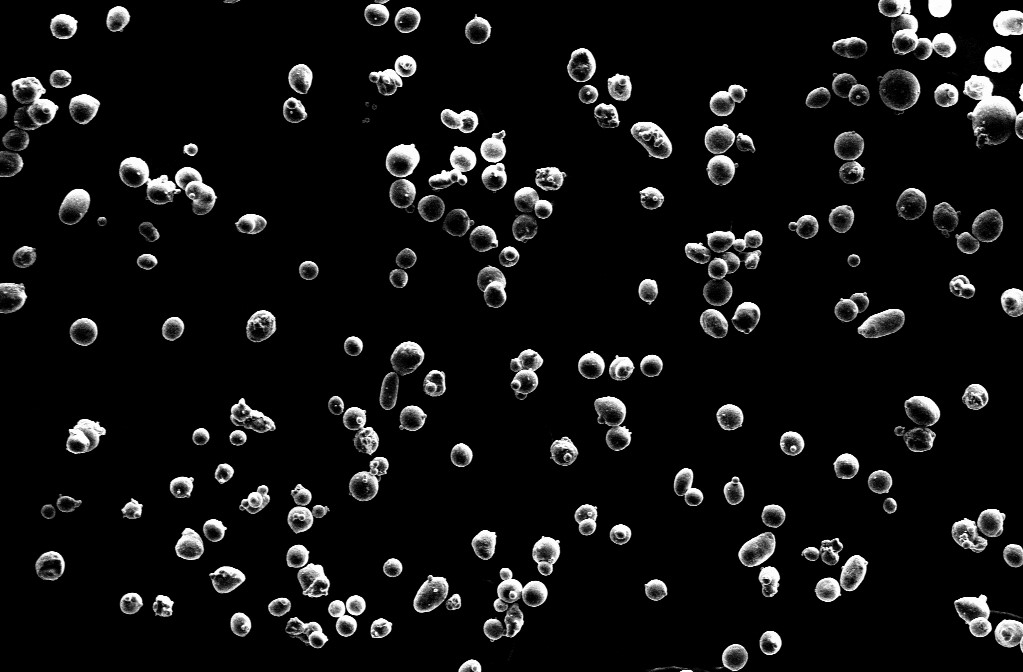
#> input picture images/SLM_particles_1.jpg, 1023 x 672 px
$ jupyter execute SLM_grain_analysis.ipynb
#> lines starting #> are read from the running program, lines starting #| are printed output that depends on the picture; after the words box and inside, x2 and y2 are one past the last pixel; in counts of white or black regions, pixels touching at a corner belong together
# Analysis of SLM's grain powder.
# Korobov K.S.

[cell 1]
import numpy as np
import matplotlib.pyplot as plt
import seaborn as sns
# plt.style.use(['grid','notebook'])
plt.style.use(['grid','notebook', "dark_background"])

from skimage import io
import skimage.exposure as exposure
from skimage.color import rgb2gray, label2rgb
from skimage.measure import label, regionprops
from scipy import ndimage

[cell 2]
img = io.imread("images/SLM_particles_1.jpg")
#> img is the input picture: shape (672, 1023, 3); min 0, max 255, mean 18.3

[cell 3]
# Show img
plt.figure(figsize=(5,5))
plt.imshow(img, cmap='gray')
plt.title("Original image")
plt.axis('off')
plt.show()

[cell 4]
img.shape
#> Out = (672, 1023, 3)

[cell 5]
img[1][1]
#> Out = [0, 0, 0]

[cell 6]
# Convert to grayscale
img_gray = rgb2gray(img)

# Rescale intensity
img_rescaled = exposure.rescale_intensity(img_gray, out_range=np.uint8)

[cell 7]
img_gray.dtype

[cell 8]
img_gray[1][50]
#> Out = 0

[cell 9]
img_rescaled.dtype

[cell 10]
img_rescaled[1][50]
#> Out = 0

[cell 11]
# Plot kde-plot using seaborn for img_rescaled
plt.figure(figsize=(5,5))
sns.kdeplot(img_rescaled.ravel(), shade=True)
plt.title("Density plot of rescaled image")
plt.show()

[cell 12]
from skimage.filters import try_all_threshold, threshold_mean, threshold_otsu,\
    threshold_triangle, threshold_minimum, threshold_yen, threshold_isodata

[cell 13]
fig, ax = try_all_threshold(img_rescaled, figsize=(15, 8), verbose=False)
plt.tight_layout()
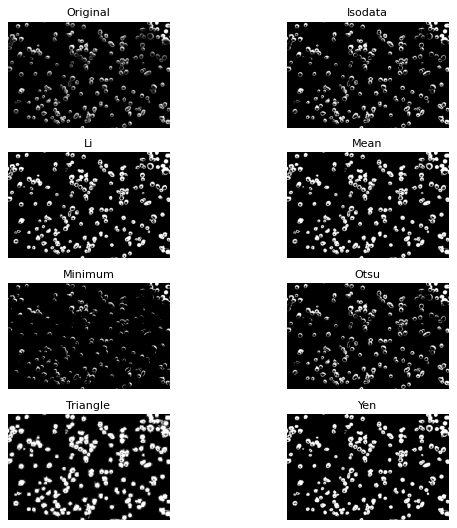
#> figure drawn by matplotlib, 8 panels

[cell 14]
# Use mean threshold for img_rescaled
thresh_mean = threshold_mean(img_rescaled)
#> thresh_mean = 18.29

# Create binary image using mean threshold
img_mean = img_rescaled > thresh_mean
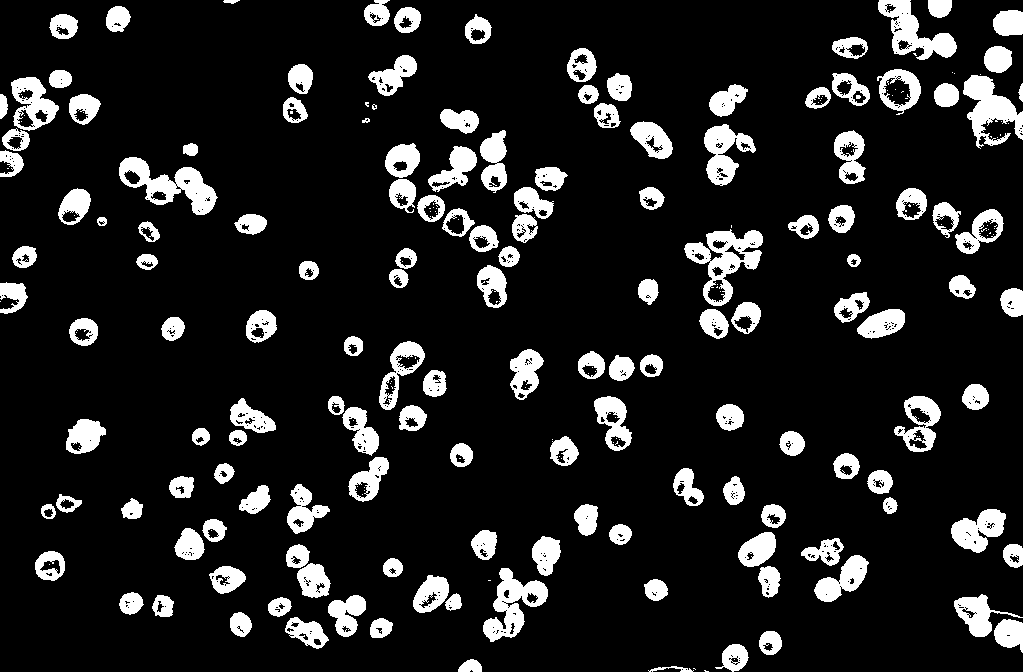
#> img_mean: shape (672, 1023) bool; 13% white; 251 white regions (104 under 20 px), largest, box (x1, y1, x2, y2) and area: (684, 229, 763, 306) 2473, (119, 157, 218, 215) 2411, (963, 75, 1023, 149) 2146

# Label connected regions
img_mean_label = label(img_mean)
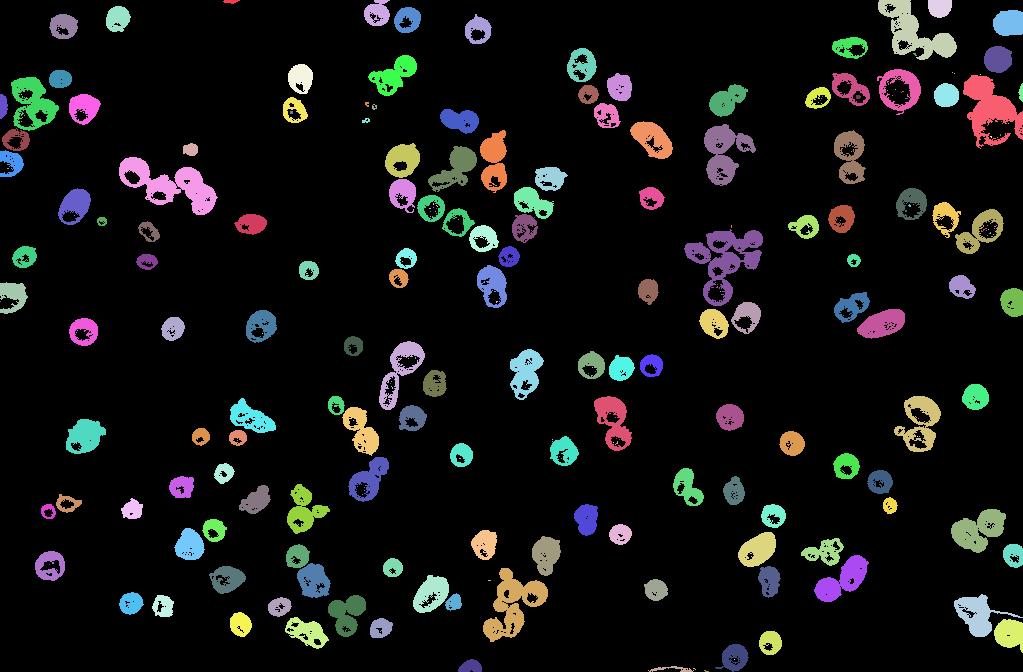
#> img_mean_label: shape (672, 1023) int32; 252 distinct labels, from 0 to 251; one colour per label, 0 black

[cell 15]
# Plot img_mean_label using label2rgb
plt.figure(figsize=(5,5))
plt.imshow(label2rgb(img_mean_label, bg_label=0))
plt.title("Mean threshold")
plt.axis('off')
plt.show()

[cell 16]
# Fill holes in img_mean using ndimage.binary_fill_holes
img_mean_fill = ndimage.binary_fill_holes(img_mean)
#> img_mean_fill: shape (672, 1023) bool; 14.6% white; 165 white regions (17 under 20 px), largest, box (x1, y1, x2, y2) and area: (684, 229, 763, 306) 3010, (119, 157, 218, 215) 2686, (483, 568, 548, 642) 2238

# Label connected regions
img_mean_fill_label = label(img_mean_fill)
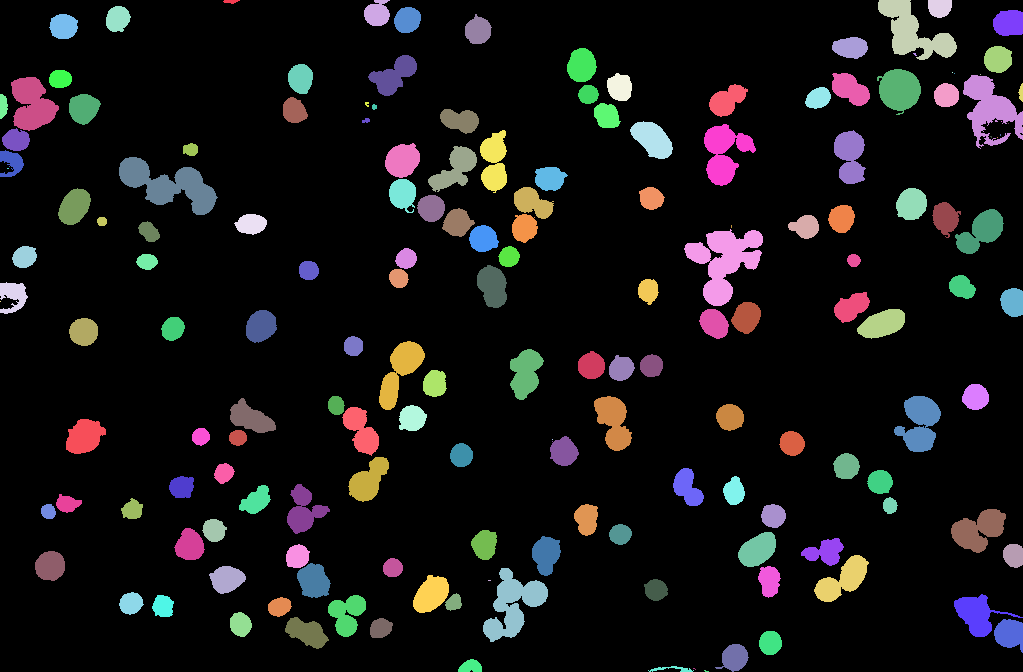
#> img_mean_fill_label: shape (672, 1023) int32; 166 distinct labels, from 0 to 165; one colour per label, 0 black

# Erose img_mean_fill_dialate using ndimage.binary_erosion
img_mean_fill_erode = ndimage.binary_erosion(img_mean_fill_label, iterations=1)
#> img_mean_fill_erode: shape (672, 1023) bool; 12.5% white; 172 white regions (20 under 20 px), largest, box (x1, y1, x2, y2) and area: (120, 158, 217, 214) 2390, (704, 231, 762, 305) 2274, (484, 569, 547, 641) 1932

# Dialate img_mean_fill_label using ndimage.binary_dilation
img_mean_fill_dialate = ndimage.binary_dilation(img_mean_fill_erode, iterations=1)
#> img_mean_fill_dialate: shape (672, 1023) bool; 14.5% white; 157 white regions (5 under 20 px)


# Clean up img_mean_fill_erode using ndimage.binary_opening
img_mean_fill_open = ndimage.binary_opening(img_mean_fill_dialate)

# Label connected regions in img_mean_fill_erode
img_mean_fill_label = label(img_mean_fill_erode)
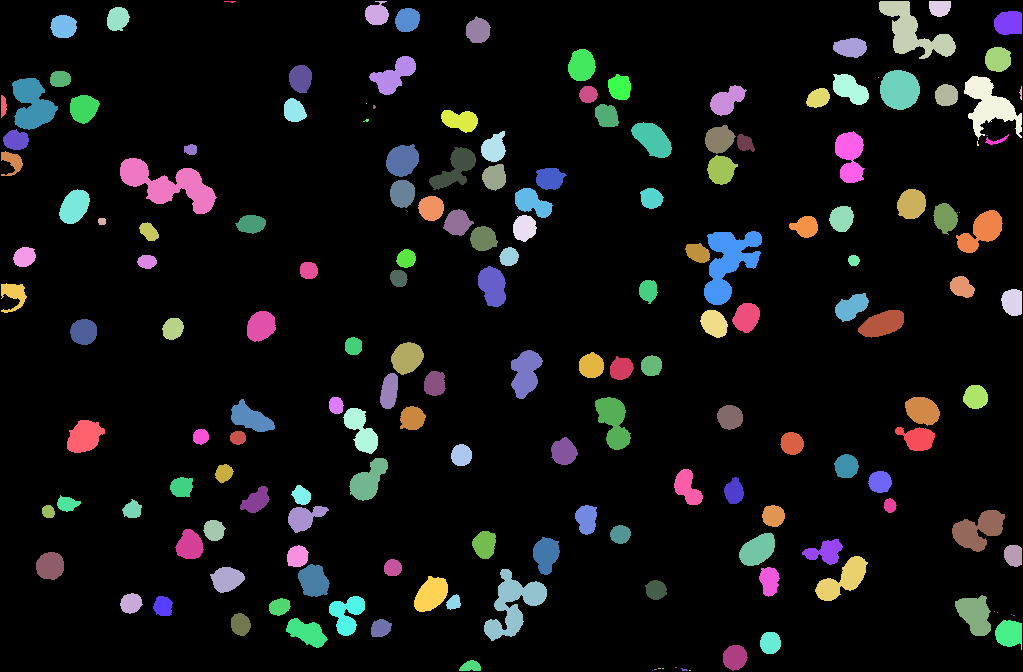
#> img_mean_fill_label: shape (672, 1023) int32; 173 distinct labels, from 0 to 172; one colour per label, 0 black

# Plot img_mean_fill_label using label2rgb

plt.figure(figsize=(5,5))
plt.imshow(label2rgb(img_mean_fill_label, bg_label=0))
plt.title("Mean threshold with fill holes")
plt.axis('off')
plt.show()
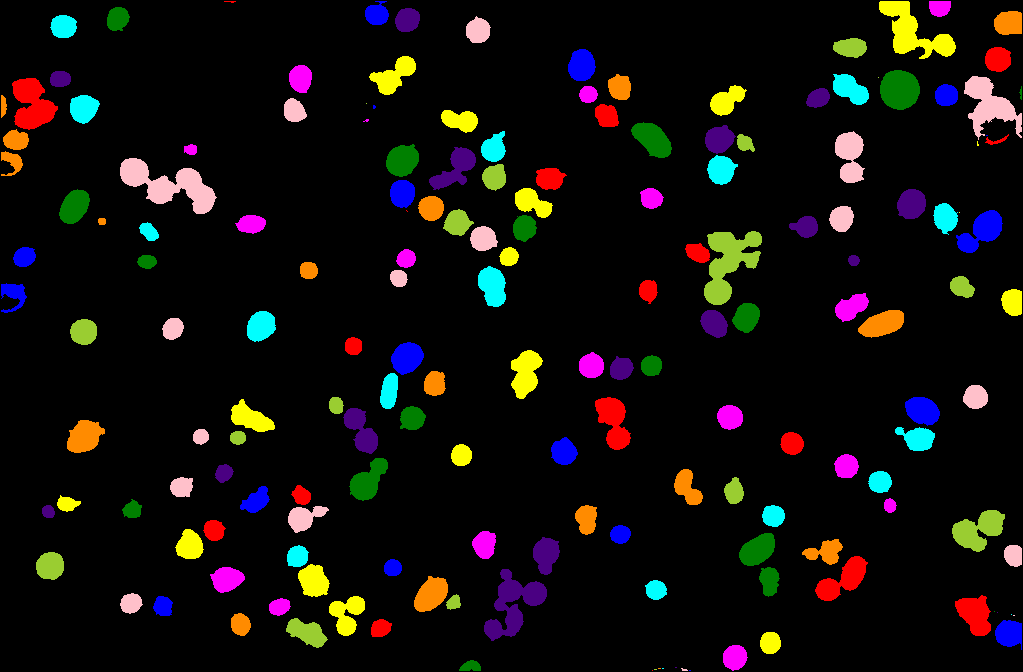
#> shown: shape (672, 1023, 3) float64; mean R, G, B 0.0746, 0.061, 0.0534

[cell 17]
# Use regionprops to get properties of img_mean_fill_erode_label
regions = regionprops(img_mean_fill_label)
#> regions = 172 regions; largest, box (x1, y1, x2, y2) and area: (120, 158, 217, 214) 2390, (704, 231, 762, 305) 2274, (484, 569, 547, 641) 1932, (879, 1, 956, 59) 1884, (964, 76, 1022, 140) 1679

[cell 18]
# Use regions to get area of each region
areas = [region.area for region in regions]
#> areas = 172 values, max 2390 at index 48, min 1 at index 19, mean 500.3

# Get 75th percentile of areas
area_thresh = np.percentile(areas, 75)
#> area_thresh = 630.5

# Plot density plot of areas
plt.figure(figsize=(5,5))
sns.kdeplot(areas, shade=True)
plt.text(0.5, 0.5, "75th percentile = {}".format(area_thresh),
            horizontalalignment='center',
            verticalalignment='center',
            transform=plt.gca().transAxes,
            bbox=dict(facecolor='white', alpha=0.75),
            color='black')
plt.axvline(area_thresh, color='red')
plt.title("Density plot of areas")
plt.show()
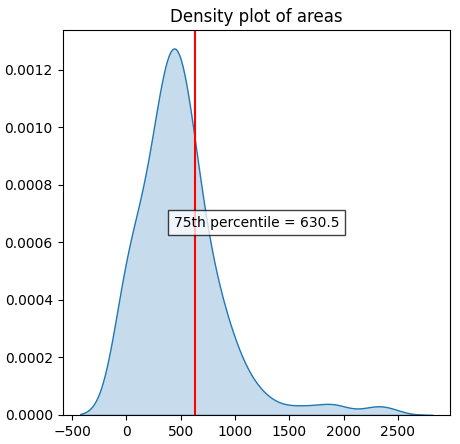
#> figure drawn by matplotlib, 1 panel

[cell 19]
# Use regions to get eccentricity of each region
eccentricities = [region.eccentricity for region in regions]
#> eccentricities = 172 values, max 1 at index 41, min 0 at index 19, mean 0.595

# Get 75th percentile of eccentricities
eccentricity_quantile = np.quantile(eccentricities, 0.75)
#> eccentricity_quantile = 0.814

# Plot density plot of eccentricities
plt.figure(figsize=(5,5))
sns.kdeplot(eccentricities, shade=True)
plt.title("Density plot of eccentricities")
plt.text(0.5, 0.5, "75th percentile = {:.2f}".format(eccentricity_quantile), bbox=dict(facecolor='white', alpha=0.75), color='black')
plt.axvline(eccentricity_quantile, color='red')
plt.show()
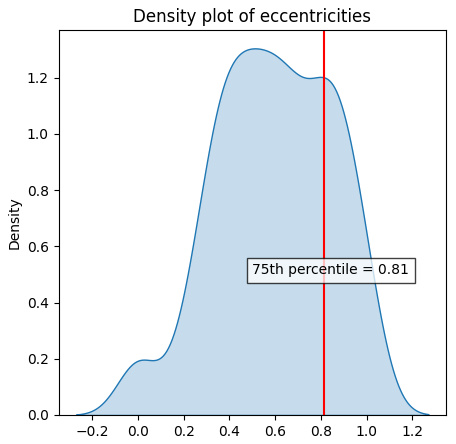
#> figure drawn by matplotlib, 1 panel

$ run again, with images/SLM_particles_2.jpg copied over images/SLM_particles_1.jpg
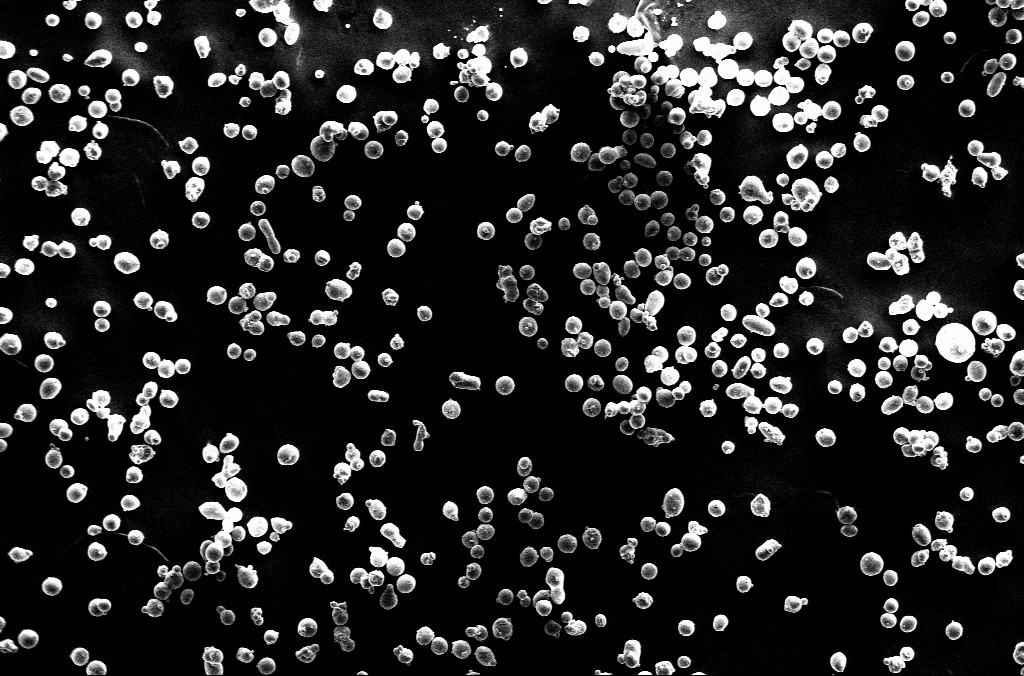
#> input picture images/SLM_particles_2.jpg, 1024 x 676 px
#> img is the input picture: shape (676, 1024, 3); min 0, max 255, mean 39
#> `img[1][1]`: Out = [3, 3, 3]
#> `img_gray[1][50]`: Out = 0
#> thresh_mean = 39.02
#> img_mean: shape (676, 1024) bool; 22% white; 1170 white regions (811 under 20 px), largest, box (x1, y1, x2, y2) and area: (568, 0, 851, 132) 18625, (573, 262, 665, 337) 2657, (84, 7, 174, 99) 2369
#> img_mean_label: shape (676, 1024) int32; 1171 distinct labels, from 0 to 1170
#> img_mean_fill: shape (676, 1024) bool; 22.8% white; 1148 white regions (788 under 20 px), largest, box (x1, y1, x2, y2) and area: (568, 0, 851, 132) 19764, (573, 262, 665, 337) 2909, (248, 0, 323, 80) 2486
#> img_mean_fill_erode: shape (676, 1024) bool; 18.5% white; 427 white regions (66 under 20 px), largest, box (x1, y1, x2, y2) and area: (569, 1, 841, 131) 14722, (772, 3, 850, 84) 2672, (250, 1, 318, 78) 2062
#> img_mean_fill_dialate: shape (676, 1024) bool; 22.3% white; 392 white regions (33 under 20 px)
#> regions = 427 regions; largest, box (x1, y1, x2, y2) and area: (569, 1, 841, 131) 14722, (772, 3, 850, 84) 2672, (250, 1, 318, 78) 2062, (574, 263, 635, 336) 1874, (458, 23, 502, 100) 1856
#> areas = 427 values, max 14722 at index 6, min 1 at index 15, mean 299.7
#> area_thresh = 310
#> `plt.show()`:
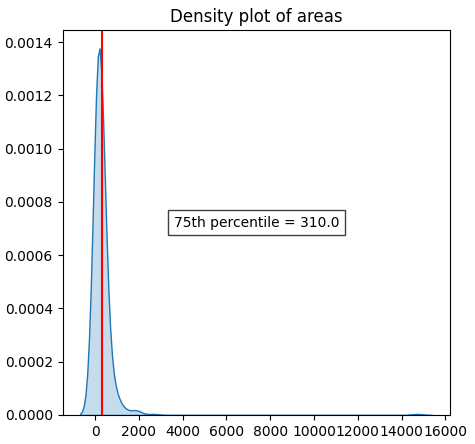
#> figure drawn by matplotlib, 1 panel
#> eccentricities = 427 values, max 1 at index 20, min 0 at index 15, mean 0.604
#> eccentricity_quantile = 0.841
#> `plt.show()`:
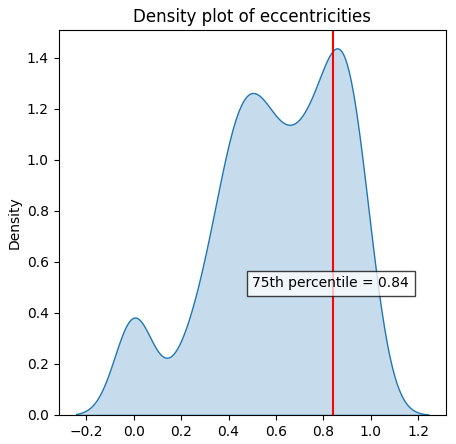
#> figure drawn by matplotlib, 1 panel
